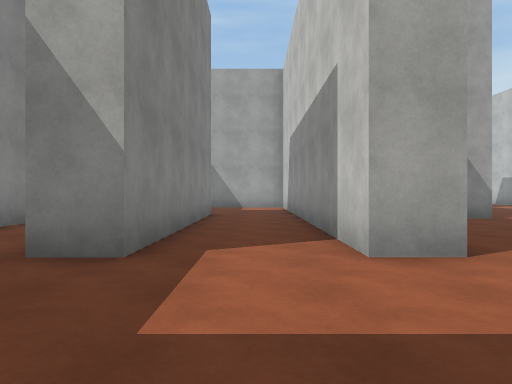
View 1 (above)

18 first-person views from a walk through a Unity game level. The camera is 1.3 m above the floor, looks level and sees 70° across. The floor is counted in squares, 2 m on a side. Each view is taken from the middle of a square. On the plan, view 1 faces up. The plan holds only what a view shows up to about 11 squares ahead; the rest is blank. The place goes on beyond the plan. The player is left out. Surface patterns are stand-ins for the level's own textures.

View 2
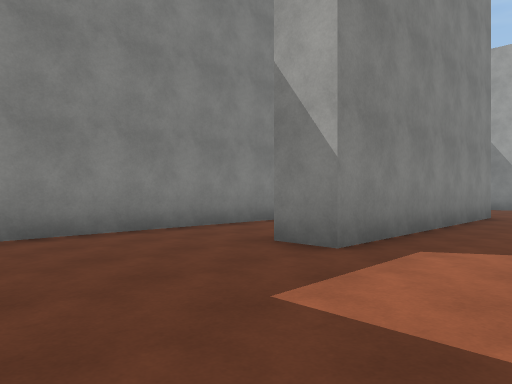

View 3
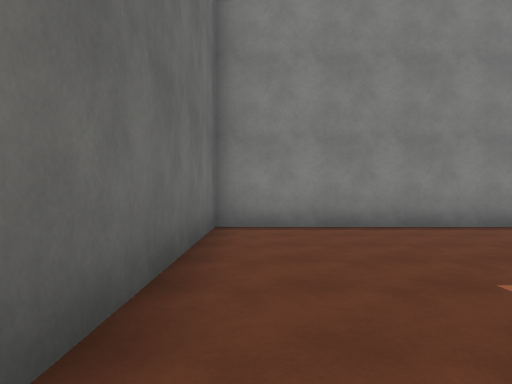

View 4
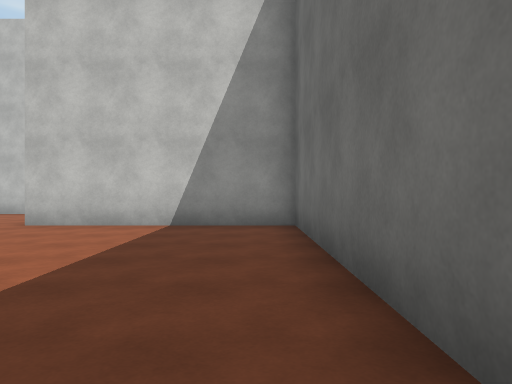

View 5
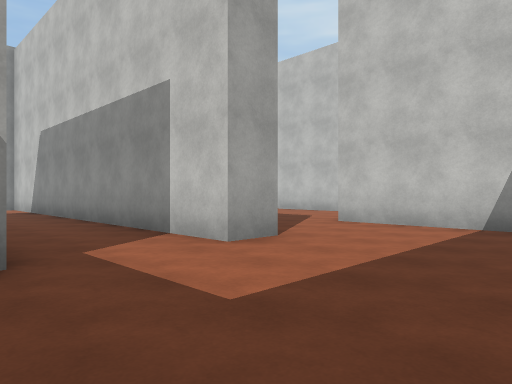

View 6
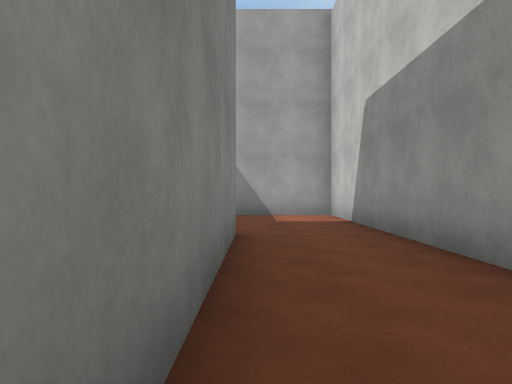

View 7
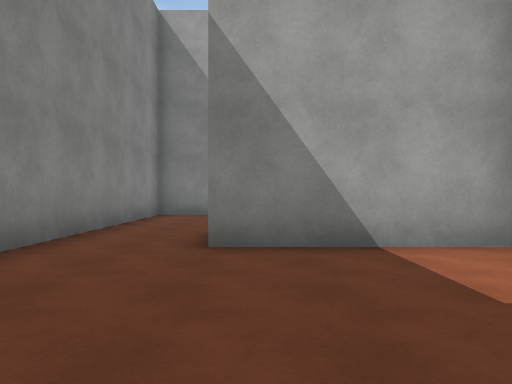

View 8
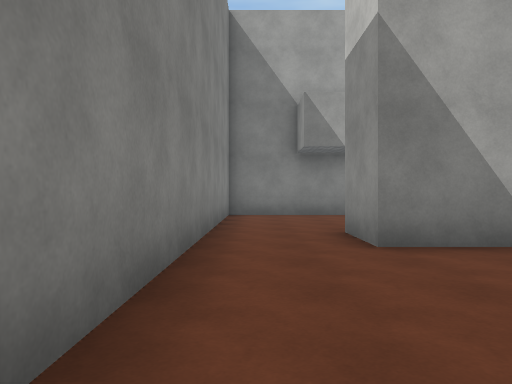

View 9
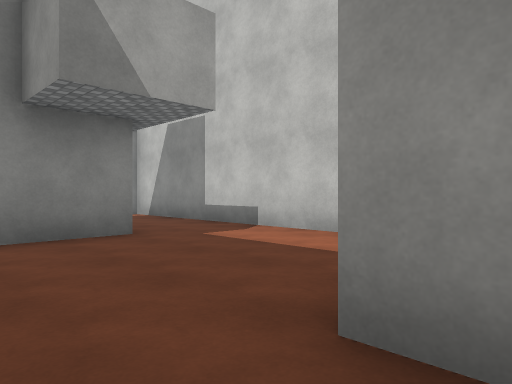

View 10
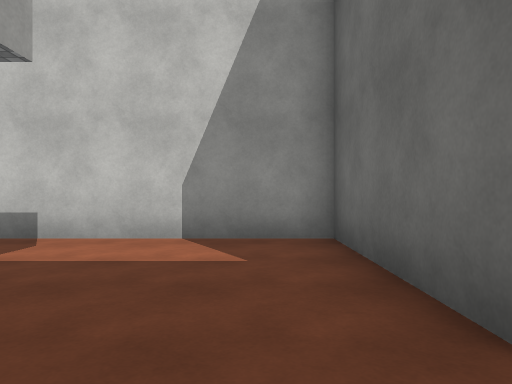

View 11
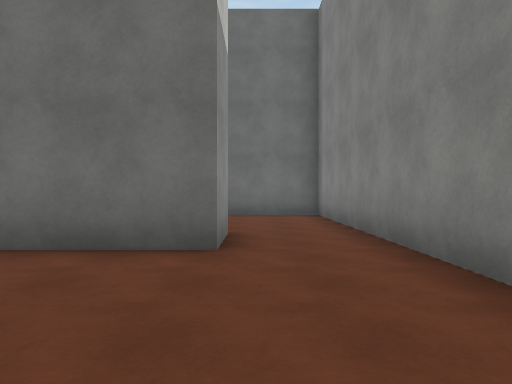

View 12
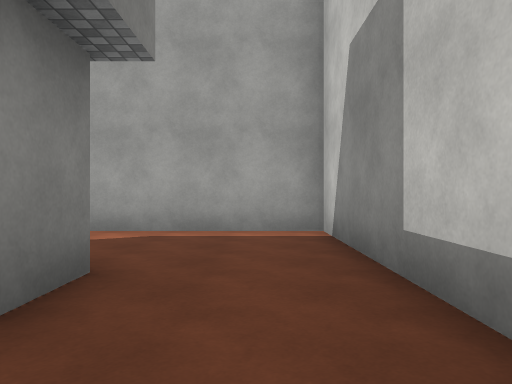

View 13
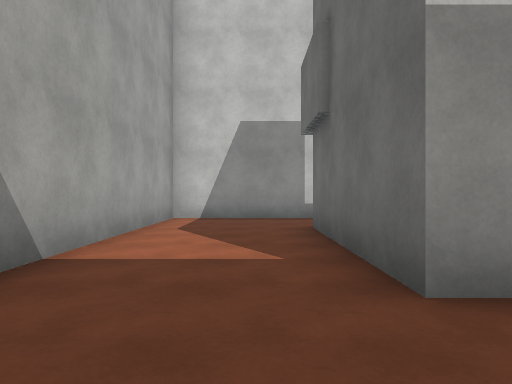

View 14
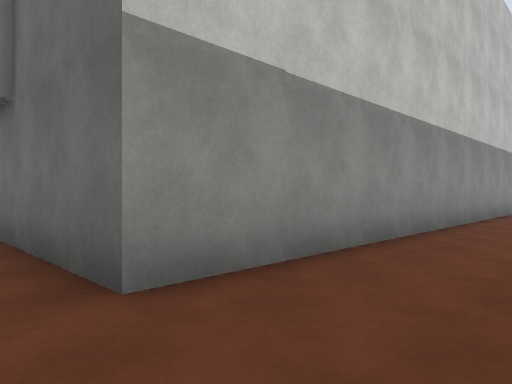

View 15
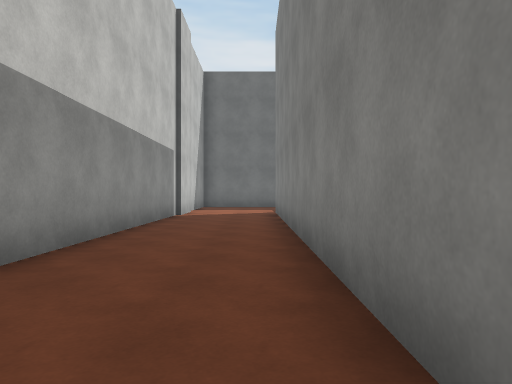

View 16
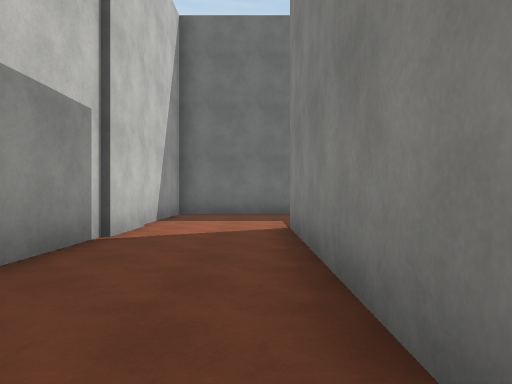

View 17
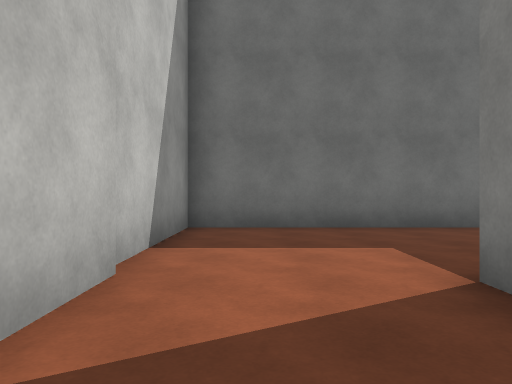

View 18
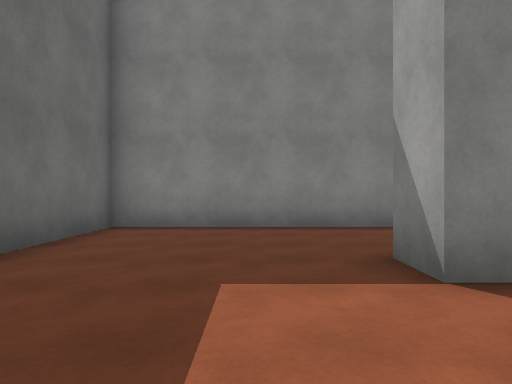

### Floor plan
Points are (right, up) in squares from view 1. A wall is a line through its corners. A room is listed if a view was taken in it or the views show most of it. See-through windows are left out.
Room 1 (views 1, 2, 3, 4, 5)
walls: (-1.3, 3.6) (-2.4, 3.6); (2.1, 3.6) (1.1, 3.6); (-4.8, 7.6) (-4.8, -0.8) (5.1, -0.8) (5.1, 3.5)
ways out: opening at (-0.5, 3) to room 2; opening at (3.5, 4)
Room 2 (views 6, 7, 8)
walls: (-1.3, 10.6) (-1.3, 3.6); (-4.8, 15.4) (-4.8, 10.7) (-2.1, 10.7); (1.1, 3.6) (1.1, 15.3) (-2.6, 15.3)
ways out: opening at (-0.5, 3) to room 1; opening at (-3.5, 16.5) to room 3
Room 3 (views 9, 10, 11, 12)
walls: (-1.2, 21.4) (-4.8, 21.4) (-4.8, 15.4); (-1.3, 23) (-1.3, 21.9); (-2.6, 15.3) (-2.6, 16.9) (1.1, 16.9) (1.1, 23.6)
ways out: opening at (-3.5, 16.5) to room 2; opening at (-0.5, 22.5) to room 4
Room 4 (views 13, 14, 15, 16, 17, 18)
walls: (-8.6, 20.1) (-8.6, 9.4) (-9.6, 9.4); (-12.8, 10.6) (-12.8, 5.3) (-5.8, 5.3) (-5.8, 23) (-1.3, 23); (1.1, 23.6) (1.1, 26.1) (-5.1, 26.1)
ways out: opening at (-0.5, 22.5) to room 3

Where each view was taken, in squares from view 1:
view 1: 0 up, 0 right, facing up
view 2: 0 up, 1 right, facing up-left
view 3: 0 up, 2 right, facing left
view 4: 0 up, 2 left, facing right
view 5: 0 up, 2 left, facing up-right
view 6: 5 up, 1 left, facing up
view 7: 11 up, 2 left, facing up
view 8: 11 up, 4 left, facing up
view 9: 16 up, 4 left, facing up-right
view 10: 18 up, 4 left, facing right
view 11: 21 up, 3 left, facing down
view 12: 20 up, 0 right, facing up
view 13: 24 up, 8 left, facing right
view 14: 24 up, 8 left, facing down-right
view 15: 21 up, 8 left, facing down
view 16: 16 up, 8 left, facing down
view 17: 12 up, 7 left, facing down
view 18: 8 up, 6 left, facing left
